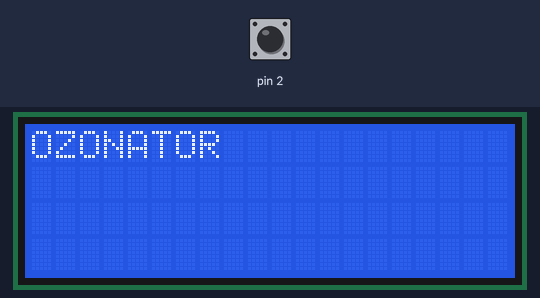
The sketch below on a simulated Arduino Uno, built with avr-gcc and run on an emulated ATmega328P. Parts: 20×4 character LCD. The test bench sets the inputs (shaded band); at power-on: pin 2 HIGH. What the sketch prints to the serial monitor is not drawn.

Above: at 1.2 s.
1.3 s: pin 2 driven LOW
At 1.7 s:
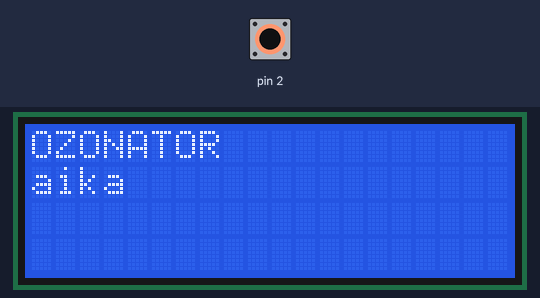
2.8 s: pin 2 pulsed HIGH 5 times (0.12 s each, 0.3 s apart)
At 4.7 s:
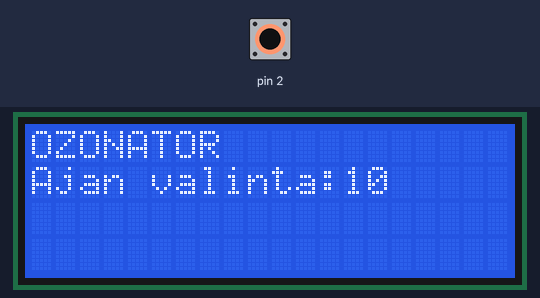
5.8 s: pin 2 pulsed HIGH 2 times (0.12 s each, 0.3 s apart)
At 6.07 s:
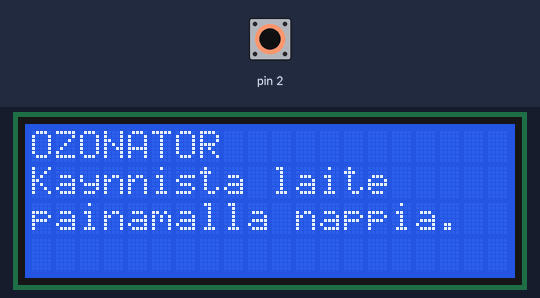
Timing chart, 0 to 8.8 s (numbered marks = the images above; inputs shaded):
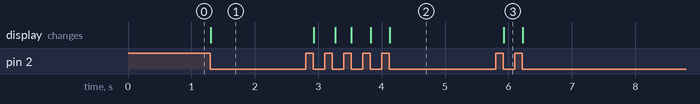

Measured:
- after the input at 1.3 s, the display: changes at once (image 1)
- after the input at 2.8 s, the display: first changes after 0.13 s (image 2 shows a later state)
- after the input at 5.8 s, the display: first changes after 0.13 s (image 3 shows a later state)

The sketch:

ozonegeneration_1.0.ino
```cpp
#include <LiquidCrystal.h>

const int redPin 	= A0;		// choose the pin for each of the LEDs
const int greenPin	= A1;
const int bluePin	= A2;
const boolean invert = true; 	// set true if common anode, false if common cathode
int color = 0;
int R, G, B;
int brightness = 255;

int sekunti=0, oldSec, Delay, buttonflag, Case=1, screenFlag, ozFlag=0, vertailuAjastin, ozAjastin = 10, ajastin, buttonLong;
boolean case1Flag=0, case2Flag=0, case3Flag=0, case4Flag=0;
LiquidCrystal lcd(12, 11, 10, 5, 4, 3);

void setup() {
	Serial.begin(9600);
	Serial.println("Setup Start");
	lcd.begin(20, 4);			//Näytön koon asetus
	TCCR1A |= _BV(COM1A0); //Toggle OC1A on compare match
	// TCCR1B |= _BV(WGM12);  //mode:CTC  OCR1A
	TCCR1A = 0;
	TCCR1B = 0;
	TCCR1B |= _BV(WGM12);
	TCCR1B |= (1<<CS12) | (1<<CS10);  // clk/1024
	TIMSK1 |= (1<<OCIE1A);  //Output Compare A Match Interrupt Enable
	OCR1A = 15625; ///16000000/1024=15625
	sei();
	attachInterrupt(digitalPinToInterrupt(2), button, FALLING);
	Serial.println("Setup End");
}

ISR(TIMER1_COMPA_vect)
{
    sekunti++;
}
void button()
{
	//Serial.println("button");
	//timerSelect++;
	if(ozFlag == 1)
	{
		digitalWrite(7, LOW);
		ozFlag = 0;
	}

}
void relaySW()
{
	ozFlag = 1;
	pinMode(7, OUTPUT);
	digitalWrite(7, HIGH);
	ajastin = 0;
	ajastin = sekunti;
}
void lcdSetup()
{
	lcd.setCursor(0, 0);
	lcd.print("OZONATOR");
}
/*void hueToRGB( int hue, int brightness)
{
	unsigned int scaleHue = (hue * 6);							// segment 0 to 5 around the coloe wheel
	unsigned int segment = scaleHue / 256;						// position within the segment
	unsigned int segmentOffset = scaleHue - (segment * 256);

	unsigned int complement = 0;
	unsigned int prev = (brightness * ( 255 - segmentOffset)) / 256;
	unsigned int next = (brightness * segmentOffset) / 256;
	if(invert)
	{
		brightness = 255-brightness;
		complement = 255;
		prev = 255-prev;
		next = 255-next;
	}

	switch(segment )
	{
		case 0:		// red
		R = brightness;
		G = next;
		B = complement;
		break;
		case 1:		// yellow
		R = prev;
		G = brightness;
		B = complement;
		break;
		case 2:		// green
		R = complement;
		G = brightness;
		B = next;
		break;
		case 3:		// cyan
		R = complement;
		G = prev;
		B = brightness;
		break;
		case 4:		// blue
		R = next;
		G = complement;
		B = brightness;
		break;
		case 5:		// magena
		R = brightness;
		G = complement;
		B = prev;
		break;
	}
}*/
void loop()
{

	lcdSetup();
	if(ozFlag == 1)
	{
		vertailuAjastin = sekunti;
		lcd.setCursor(0,3);
		lcd.print(ozAjastin - (vertailuAjastin - ajastin));
		if(vertailuAjastin - ajastin >= ozAjastin)		/// ozAjastin => muutettava käytön ajastus
		{
			digitalWrite(7, LOW);
			ozFlag = 0;
		}
	}

	Delay 		= 0;
	buttonflag 	= 0;
	buttonLong 	= 0;

	while(digitalRead(2) == HIGH)
	{
		Delay=Delay+1;
		delay(1);
		buttonflag=1;
	}
	if(buttonflag == 1)
	{
		Serial.print("Delay: ");
		Serial.println(Delay);
	}
	if(Delay<500 && buttonflag==1){
	Case+=1;
	screenFlag=1;
	if(Case>4)
		{
			Case=1;
		}
	}

	if(Delay>500 && buttonflag==1 && Delay<3499){
		Serial.println("Button long");
		buttonLong = 1;
	}

	switch(Case){
		case 1:
		Serial.println("case1");
		case1Flag=1;
		if(case4Flag==1)
		{
			lcd.clear();
			case4Flag=0;
		}
		lcd.setCursor(0, 1);
		lcd.print("aika");
		break;

		case 2:
		Serial.println("case2");
		case2Flag=1;
		if(case1Flag==1)
		{
			case1Flag=0;
			lcd.clear();
		}
		lcd.setCursor(0, 1);
		lcd.print("Ajan valinta:");
		lcd.print(ozAjastin);
		if(buttonLong == 1)
		{
			ozAjastin += 10;
			if(ozAjastin >= 60)
			{
				ozAjastin = 10;
			}

		}

		break;

		case 3:
		Serial.println("case3");
		case3Flag=1;
		if(case2Flag==1)
		{
			case2Flag=0;
			lcd.clear();
		}
		lcd.setCursor(0, 1);
		lcd.print("Kaynnista laite");
		lcd.setCursor(0,2);
		lcd.print("painamalla nappia.");
		if(buttonLong == 1)
		{
			relaySW();		// Laitteen käynnistys
		}
		break;

		case 4:
		Serial.println("case4");
		case4Flag=1;
		if(case3Flag==1)
		{
			case3Flag=0;
			lcd.clear();
		}
		lcd.setCursor(0, 1);
		break;
	}
	if(sekunti != oldSec)
	{
		oldSec = sekunti;
		Serial.print("Sec:");
		Serial.println(sekunti);
	}


/*	hueToRGB( color, brightness);	// call function to convert hue to RGB
	analogWrite(redPin, R);
	analogWrite(greenPin, G);
	analogWrite(bluePin, B);

	color++;
	if(color > 255)
		color = 0;
		delay(10);
	*/
}
```
